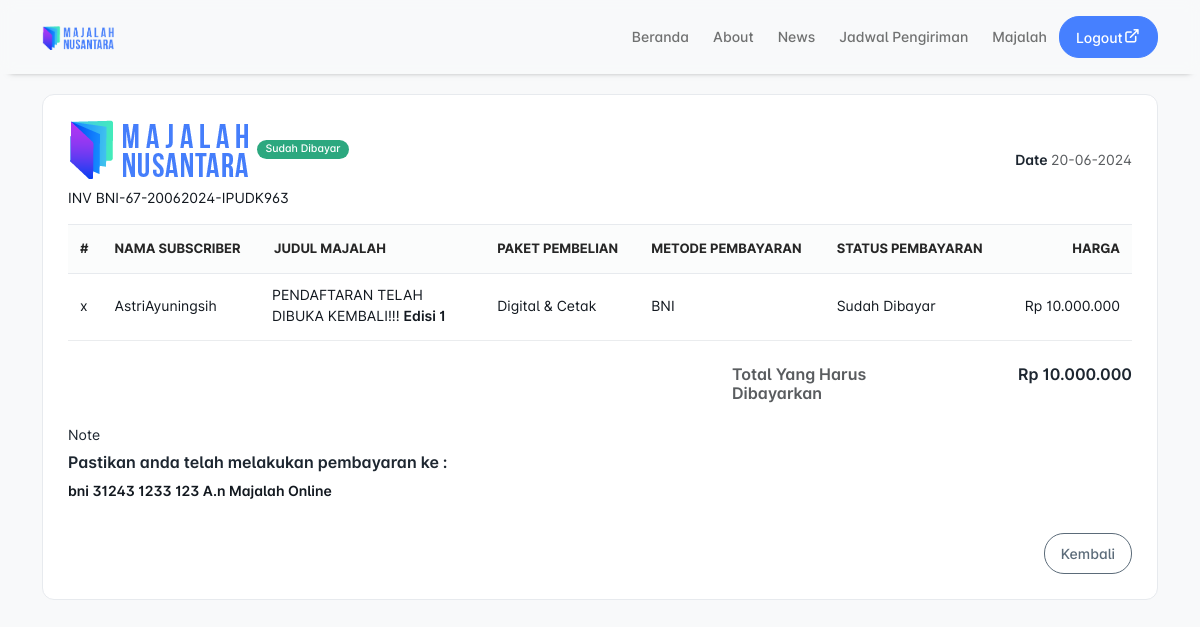
/invoice.php?id=67 (signed in), run on the app's committed database.
### tables this page shows
CREATE TABLE `penjualan` (
  `id_p` int NOT NULL,
  `id_sub` int NOT NULL DEFAULT '0',
  `id_majalah` int NOT NULL DEFAULT '0',
  `harga` int NOT NULL DEFAULT '0',
  `status_pembayaran` int NOT NULL DEFAULT '0',
  `bukti_pembayaran` varchar(50) NOT NULL DEFAULT '0',
  `tgl_penjualan` date NOT NULL,
  `metode_pembayaran` varchar(50) DEFAULT NULL,
  `no_transaksi` varchar(255) DEFAULT NULL
);

CREATE TABLE `subscriber` (
  `id_sub` int NOT NULL,
  `nama` varchar(200) NOT NULL DEFAULT '0',
  `alamat` varchar(200) NOT NULL DEFAULT '0',
  `email` varchar(50) NOT NULL DEFAULT '0',
  `no_telp` varchar(20) NOT NULL DEFAULT '0',
  `pic` varchar(50) NOT NULL DEFAULT '0',
  `username` varchar(50) NOT NULL DEFAULT '0',
  `password` varchar(50) NOT NULL DEFAULT '0'
);

CREATE TABLE `majalah` (
  `id_majalah` int NOT NULL,
  `judul` varchar(200) DEFAULT NULL,
  `edisi` varchar(50) DEFAULT NULL,
  `desk` text,
  `isi` varchar(50) DEFAULT NULL,
  `cover` varchar(50) DEFAULT NULL,
  `harga_digital` int DEFAULT NULL,
  `harga_cetak` int DEFAULT NULL,
  `harga_keduanya` int DEFAULT NULL
);

### invoice.php (the view, shortened to what this page needs)
<?php
require 'admin/function/init.php';
$id = intval($_GET['id']);
$query = $conn->prepare("
    SELECT
        p.id_p,
        p.id_sub,
        s.nama,
        p.id_majalah,
        m.judul,
        p.harga,
        m.edisi,
        m.harga_digital,
        m.harga_cetak,
        m.harga_keduanya,
        p.status_pembayaran,
        p.bukti_pembayaran,
        p.tgl_penjualan,
        p.metode_pembayaran,
        p.no_transaksi
    FROM penjualan p
    LEFT JOIN subscriber s ON p.id_sub = s.id_sub
    LEFT JOIN majalah m ON p.id_majalah = m.id_majalah
    WHERE p.id_p = ?
");
$query->bind_param('i', $id);
$query->execute();
$result = $query->get_result();
if ($result && $result->num_rows > 0) {
    $row = $result->fetch_assoc();
    $paket_pembelian = '';
    if ($row['harga_keduanya'] > 0) {
        $paket_pembelian = 'Digital & Cetak';
    } elseif ($row['harga_digital'] > 0) {
        $paket_pembelian = 'Digital';
    } elseif ($row['harga_cetak'] > 0) {
        $paket_pembelian = 'Cetak';
    } else {
        $paket_pembelian = 'Tidak Diketahui';
    }
    $harga = number_format($row['harga'], 0, ',', '.');
    $tgl_penjualan = date('d-m-Y', strtotime($row['tgl_penjualan']));
    $status_pembayaran = $row['status_pembayaran'] == 1 ? 'Sudah Dibayar' : 'Menunggu Konfirmasi Pembayaran Dari Admin';
    $rekening_text = '';
    switch ($row['metode_pembayaran']) {
        case 'BNI':
            $rekening_text = '
            <h5>Pastikan anda telah melakukan pembayaran ke : </h5>
                <p class="rekening-bni fw-semibold">bni 31243 1233 123 A.n Majalah Online</p>
            ';
            break;
    }
    $no_transaksi = $row['no_transaksi'] ? strtoupper($row['no_transaksi']) : 'N/A';
} else {
    echo "<div class='alert alert-danger'>Data tidak ditemukan</div>";
    exit;
}
?>
<?php require 'Comp/header.php'; ?>
<?php require 'Comp/navbar.php'; ?>
<div class="container mt-4">
    <div class="card">
        <div class="card-body">
            <div class="row g-3">
                <div class="col-12">
                    <div class="row align-items-center g-3">
                        <div class="col-sm-6">
                            <div class="d-flex align-items-center mb-2">
                                <img src="assets/images/logo-dark.png" class="img-fluid" alt="images">
                                <?php if ($row['status_pembayaran'] == 3) : ?>
                                    <span class="badge bg-danger rounded-pill ms-2">Belum Dibayar</span>
                                <?php elseif ($row['status_pembayaran'] == 1) : ?>
                                    <span class="badge bg-success rounded-pill ms-2">Sudah Dibayar</span>
                                <?php else : ?>
                                    <span class="badge bg-light-secondary rounded-pill ms-2">Status Pembayaran</span>
                                <?php endif; ?>
                            </div>
                            <p class="mb-0">INV <?= $no_transaksi ?></p>
                        </div>
                        <div class="col-sm-6 text-sm-end">
                            <h6>Date <span class="text-muted f-w-400"><?= $tgl_penjualan ?></span></h6>
                        </div>
                    </div>
                </div>
                <div class="col-12">
                    <div class="table-responsive">
                        <table class="table table-hover mb-0">
                            <thead>
                                <tr>
                                    <th>#</th>
                                    <th>Nama Subscriber</th>
                                    <th>Judul Majalah</th>
                                    <th>Paket Pembelian</th>
                                    <th>Metode Pembayaran</th>
                                    <th>Status Pembayaran</th>
                                    <th class="text-end">Harga</th>
                                </tr>
                            </thead>
                            <tbody>
                                <tr>
                                    <td>x</td>
                                    <td><?= $row['nama'] ?></td>
                                    <td class="majalah-column"><?= $row['judul'] ?> <span class="fw-semibold"> Edisi <?= $row['edisi'] ?></span></td>
                                    <td><?= $paket_pembelian ?></td>
                                    <td><?= $row['metode_pembayaran'] ?></td>
                                    <td><?= $status_pembayaran ?></td>
                                    <td class="text-end">Rp <?= $harga ?></td>
                                </tr>
                            </tbody>
                        </table>
                    </div>
                    <div class="text-start">
                        <hr class="mb-2 mt-1 border-secondary border-opacity-50">
                    </div>
                </div>
                <div class="col-12">
                    <div class="invoice-total ms-auto">
                        <div class="row">
                            <div class="col-6">
                                <h5 class="text-muted mb-1 text-start">Total Yang Harus Dibayarkan</h5>
                            </div>
                            <div class="col-6">
                                <h5 class="mb-1 text-end">Rp <?= $harga ?></h5>
                            </div>
                        </div>
                    </div>
                </div>
                <div class="col-12"><label class="form-label">Note</label>
                    <p class="mb-0"><?= $rekening_text ?></p>
                </div>
                <div class="col-12 text-end d-print-none">
                    <a href="majalah-anda.php" class="btn btn-outline-secondary btn-print-invoice"> Kembali</a>
                </div>
            </div>
        </div>
    </div>
</div>

### assets/css/landing.css (style rules this page uses)
body { font-feature-settings: "salt" }
:root { --bs-body-bg: #f8f9fa; --bs-body-bg-rgb: 248, 249, 250; --pc-heading-color: #1d2630; --pc-active-background: #f3f5f7; --pc-sidebar-background: transparent; --pc-sidebar-color: #5b6b79; --pc-sidebar-color-rgb: 91, 107, 121; --pc-sidebar-active-color: #0d6efd; --pc-sidebar-shadow: none; --pc-sidebar-caption-color: #3e4853; --pc-sidebar-border: 1px dashed #bec8d0; --pc-sidebar-user-background: #f3f5f7; --pc-header-background: rgba(var(--bs-body-bg-rgb), 0.7); --pc-header-color: #5b6b79; --pc-header-shadow: none; --pc-card-box-shadow: none; --pc-header-submenu-background: #ffffff; --pc-header-submenu-color: #5b6b79 }
.landing-page { overflow-x: hidden; background: var(--bs-body-bg) }

### invoice.php (style rules this page uses)
.majalah-column { max-width: 210px !important; padding: 10px !important; white-space: normal !important; word-break: break-word !important; overflow-wrap: break-word !important; }

### data on the page
penjualan: no_transaksi "BNI-67-20062024-IPUDK963", tgl_penjualan "20-06-2024", id_sub.nama "AstriAyuningsih", id_majalah.judul "PENDAFTARAN TELAH DIBUKA KEMBALI!!!", id_majalah.edisi "1", id_majalah.harga_keduanya "Digital & Cetak", metode_pembayaran "BNI", status_pembayaran "Sudah Dibayar", harga "10.000.000"
